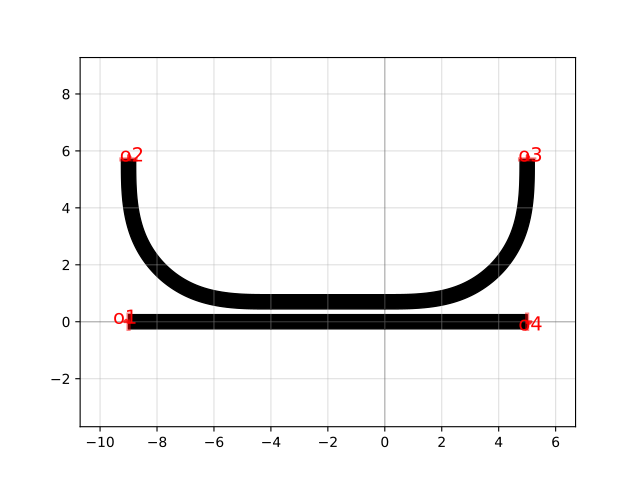

Write Python code to recreate this figure.
import gdsfactory as gf
c = gf.components.coupler_ring()
c.plot()
